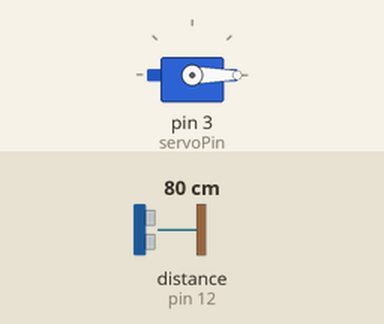
This sketch was run on a simulated Arduino Uno, built with avr-gcc and run on an emulated ATmega328P. Shown: servo. Wiring (inferred from the names in the program): ultrasonic range finder: trigger pin 11; echo pin 12. The test bench sets the inputs (shaded band); at power-on: distance to the obstacle (sensor on pin 12) 80 cm. The echo pulse lasts 58.3 µs per cm.

Above: at 2.8 s.
2.9 s: distance to the obstacle (sensor on pin 12) set to 28 cm
6.4 s: distance to the obstacle (sensor on pin 12) set to 25 cm
At 7.5 s:
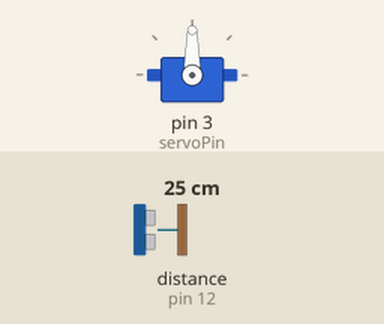
9.1 s: distance to the obstacle (sensor on pin 12) set to 35 cm
At 14.9 s:
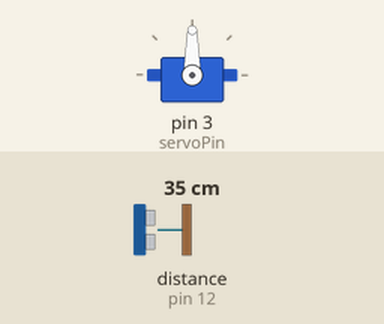
15.1 s: distance to the obstacle (sensor on pin 12) set to 2 cm
At 16.2 s:
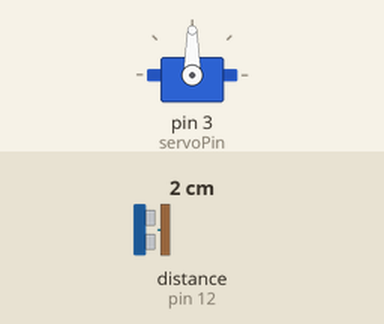
Timing chart, 0 to 18.1 s (numbered marks = the images above; inputs shaded):
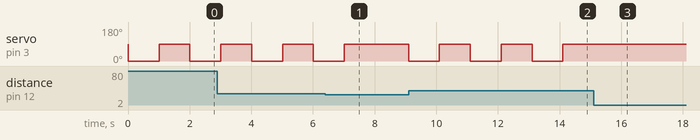

Measured:
- the behaviour switches between 27 and 26 cm on distance to the obstacle (sensor on pin 12) (found by bisection; images 0 and 1)
- after the input at 6.4 s, servo on pin 3 (servoPin): goes on until 7.0 s, then stays 90°
- after the input at 9.1 s, servo on pin 3 (servoPin): alternates 90° for 1.0 s and 0° for 1.0 s, starting at once
- after the input at 15.1 s, servo on pin 3 (servoPin): stops changing and stays 90°
- by itself, servo on pin 3 (servoPin): alternates 90° for 1.0 s and 0° for 1.0 s

The sketch:

servopinCODE.ino
```cpp
#include <Servo.h>
const int trigPin = 11;
const int echoPin = 12;

long duration;
int distance;


// Declare the Servo pin
int servoPin = 3;
// Create a servo object
Servo Servo1;

void setup() {
  // put your setup code here, to run once:
pinMode(trigPin, OUTPUT);
  pinMode(echoPin, INPUT);
  Servo1.attach(servoPin);
  Serial.begin(9600);
}

void loop() {
  // put your main code here, to run repeatedly:
digitalWrite(trigPin, LOW);
  delayMicroseconds(100);
  digitalWrite(trigPin, HIGH);
  delayMicroseconds(100);
  digitalWrite(trigPin, LOW);
  duration = pulseIn(echoPin, HIGH);
  distance = duration * 0.034 / 2;

  if(distance> 25){
    Servo1.write(0);
   delay(1000);
   // Make servo go to 90 degrees
   Servo1.write(90);
   delay(1000);
  }


}
```
